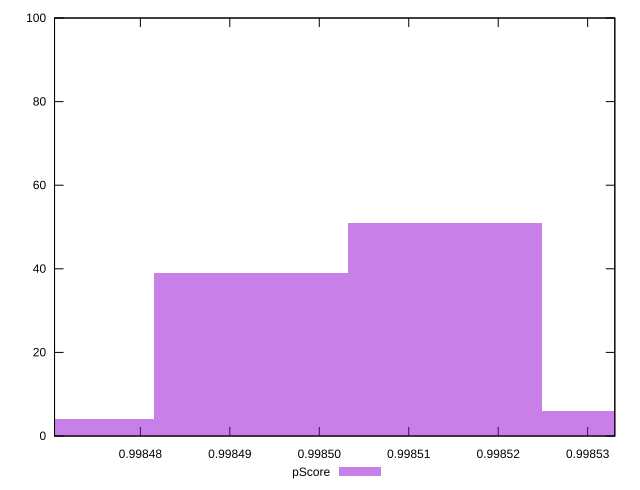

Write gnuplot code to recreate this figure.
reset

$pScore <<EOF
0.9985140464712167 51
0.9984923453052932 39
0.9985357476371401 6
0.9984706441393697 4
EOF

set key outside below
set boxwidth 0.000021701165923481193
set xrange [0.9984704063097833:0.9985330357963618]
set yrange [0:100]
set trange [0:100]
set style fill transparent solid 0.5 noborder
set terminal svg size 640, 490 enhanced background rgb 'white'
set output "reprap/speed-index/samples/pages+cached+noexternal+nocss/pScore/histogram.svg"

plot $pScore title "pScore" with boxes

reset
